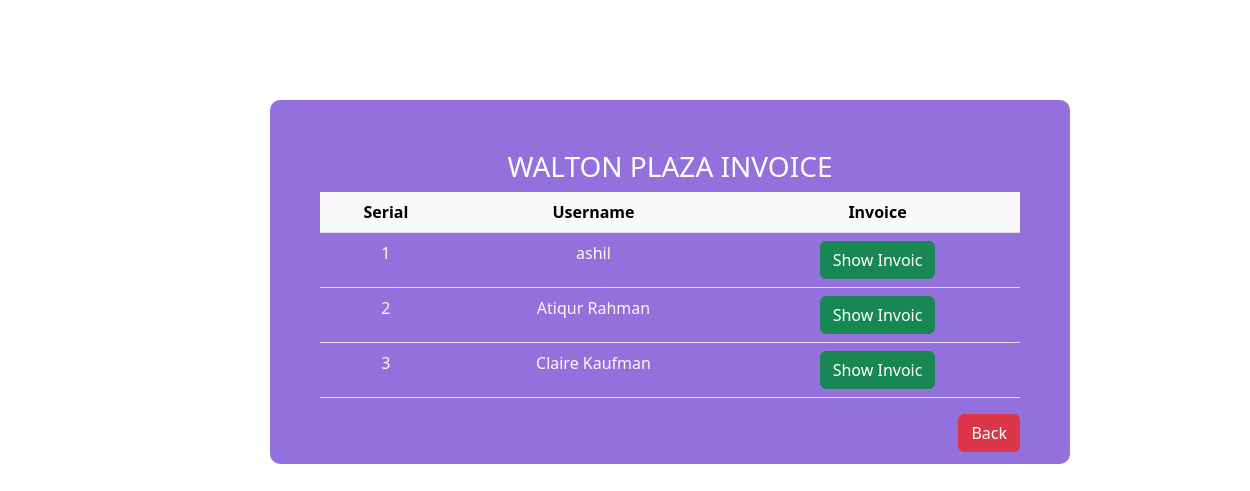
Page /invoice_list.php on the committed database.
### tables this page shows
CREATE TABLE `customers` (
  `c_id` int(100) NOT NULL,
  `c_name` varchar(255) NOT NULL,
  `c_address` varchar(255) NOT NULL,
  `c_phone` varchar(20) NOT NULL,
  `added_time` datetime NOT NULL DEFAULT current_timestamp()
);

### invoice_list.php (the view, shortened to what this page needs)
<?php
require 'connection.php';
$invoice_list_query = "SELECT DISTINCT customers.c_id,customers.c_name,invoice.invoice_code   FROM invoice INNER JOIN customers ON invoice.c_id = customers.c_id";
$invoice_list_result = mysqli_query($connection,$invoice_list_query);
?>
<!doctype html>
<html lang="en">
<head>
    <link rel="stylesheet" href="css/bootstrap.min.css">
</head>
<body>
<div class="container top ">
    <div class="box">
        <h3 style="text-align: center;">WALTON PLAZA INVOICE</h3>
        <table class="table text-center">
            <thead class="table-light">
            <tr>
                <th scope="col">Serial</th>
                <th scope="col" >Username</th>
                <th scope="col">Invoice</th>
            </tr>
            </thead>
            <tbody class="text-light">
            <?php
            $i=0;
            while ($row = mysqli_fetch_assoc($invoice_list_result)){
                echo "
                    <tr>
                     <td> ".++$i."</td>
                      <td> ".$row['c_name']."</td>
                       <td>
                        <span>
                            <a href='show_invoice.php?id=".$row['c_id']."&invoice=".$row['invoice_code']."' class='btn btn-success'>Show Invoic</a>
                        </span>
                       </td>
                     </tr>
                ";
            }
            ?>
            </tbody>
        </table>
       <div class="float-end">
           <a href="index.php" class="btn btn-danger">Back</a>
       </div>
    </div>
</div>
</body>
</html>

### invoice_list.php (style rules this page uses)
.box { width: 800px; height: auto; background: mediumpurple; padding: 50px; margin: 0 auto; border-radius: 10px; color: white; }
.top { margin: 100px; }

### rows in the picture
customers: c_name "ashil"
customers: c_name "Atiqur Rahman"
customers: c_name "Claire Kaufman"
